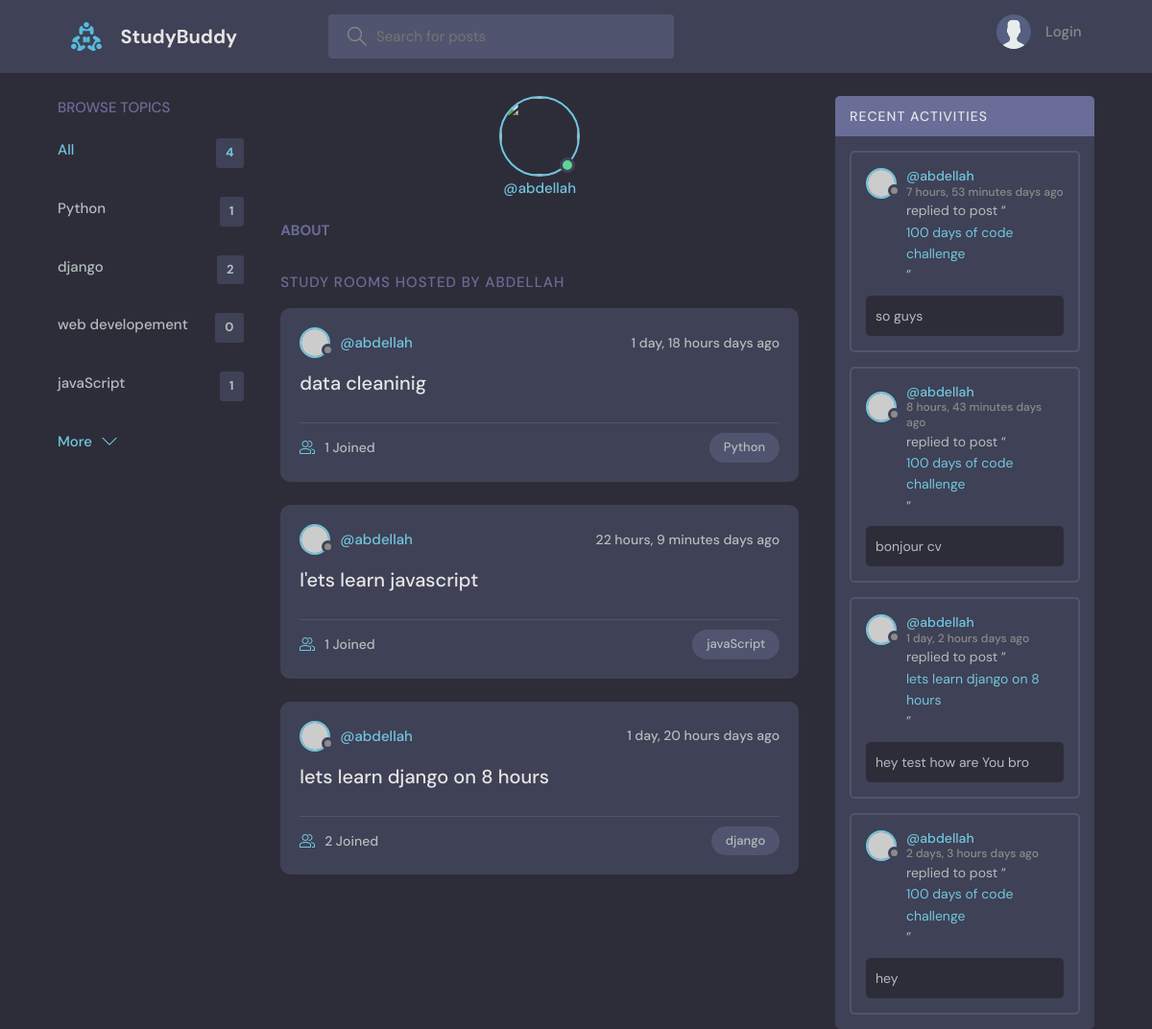
Page /profile/1/ on the earlier database version.
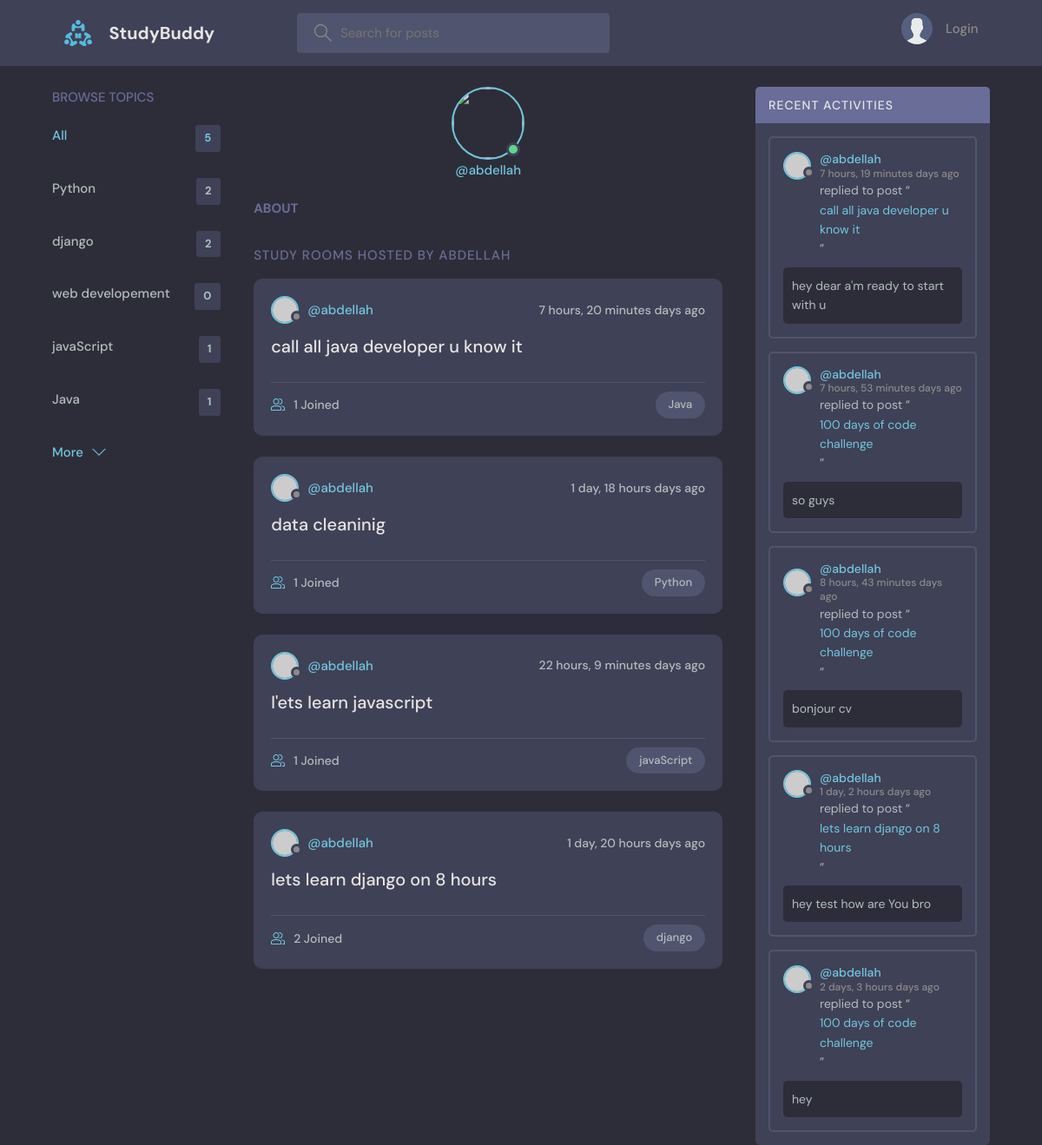
Same page on the later database version.
### base/models.py (models this page shows, shortened)
class Topic(models.Model):
    name = models.CharField(max_length=200)

class Room(models.Model):
    host = models.ForeignKey(User, on_delete=models.SET_NULL, null=True)
    topic = models.ForeignKey(Topic, on_delete=models.SET_NULL, null=True)
    name = models.CharField(max_length=200)
    description = models.TextField(null=True, blank=True)
    participants=models.ManyToManyField(User,related_name='participants',blank=True)
    updated = models.DateTimeField(auto_now=True)
    created = models.DateTimeField(auto_now_add=True)
    class Meta:
        ordering = ['-updated', '-created']
    def __str__(self):
        return self.name

class Message(models.Model):
    user = models.ForeignKey(User, on_delete=models.CASCADE)
    room = models.ForeignKey(Room, on_delete=models.CASCADE)
    body = models.TextField()
    updated = models.DateTimeField(auto_now=True)
    created = models.DateTimeField(auto_now_add=True)
    class Meta:
        ordering = ['-updated', '-created']

### base/views.py (the view)
# urls.py: path('profile/<str:pk>/', views.userProfile, name="user-profile"),
def userProfile(request, pk):
    user = User.objects.get(id=pk)
    rooms = user.room_set.all()
    room_message = user.message_set.all()
    topics = Topic.objects.all()
    context = {
        'user': user,
        'rooms': rooms,
        'room_message': room_message,
        'topics': topics,
    }
    return render(request, 'profile.html', context)

### base/templates/profile.html (shortened to what this page needs)
{% extends 'base.html' %}
{% block content %}
<main class="profile-page layout layout--3">
  <div class="container">
    {% include 'topics_component.html' %}
    <div class="roomList">
      <div class="profile">
        <div class="profile__avatar">
          <div class="avatar avatar--large active">
            <img src="{{user.avatar.url}}" />
          </div>
        </div>
        <div class="profile__info">
          <p>@{{user.username}}</p>
        </div>
        <div class="profile__about">
          <h3>About</h3>
        </div>
      </div>
      <div class="roomList__header">
        <div>
          <h2>Study Rooms Hosted by {{user.username}}</a>
          </h2>
        </div>
      </div>
      {% include 'feed_component.html' %}
    </div>
        {% include 'activity_component.html'%}
  </div>
</main>
{% endblock content %}

### templates/base.html (shortened to what this page needs)
{% load static %}
<html lang="en">
<head>
    <link rel="stylesheet" href="{% static 'css/style.css' %}" />
</head>
<body>
    {% include 'navbar.html' %}
    {% block content %}
    {% endblock %}
</body>
</html>

### templates/navbar.html (shortened to what this page needs)
{% load static %}
<header class="header header--loggedIn">
    <div class="container">
        <a href="{% url 'home' %}" class="header__logo">
            <img src="{% static 'images/logo.svg' %}" />
            <h1>StudyBuddy</h1>
        </a>
        <form class="header__search" method="GET" action="{% url 'home' %}">
            <label>
                <input name="q" placeholder="Search for posts" />
            </label>
        </form>
        <nav class="header__menu">
            {% if request.user.is_authenticated %}
            <div class="header__user">
                <a href="">
                    <div class="avatar avatar--medium active">
                        <img src="{{request.user.avatar.url}}" />
                    </div>
                    <p>{{request.user.username}} <span>@{{request.user.username}}</span></p>
                </a>
                <button class="dropdown-button">
                    <svg version="1.1" xmlns="http://www.w3.org/2000/svg" width="32" height="32" viewBox="0 0 32 32">
                        <title>chevron-down</title>
                        <path d="M16 21l-13-13h-3l16 16 16-16h-3l-13 13z"></path>
                    </svg>
                </button>
            </div>
            {% else %}
            <a href="{% url 'login' %}">
                <img src="{% static 'images/avatar.svg'%}" />
                <p>Login</p>
            </a>
            {% endif %}
        </nav>
    </div>
</header>

### base/templates/topics_component.html
        <div class="topics">
          <div class="topics__header">
            <h2>Browse Topics</h2>
          </div>
          <ul class="topics__list">
            <li>
              <a href="/" class="active">All <span>{{topics.count}}</span></a>
            </li>
              {% for topic in topics %}
            <li>
            <a href="{% url 'home'%}?q={{topic.name}}">{{topic.name}} <span>{{topic.room_set.all.count}}</span></a>
            </li>
              {%endfor%}
          </ul>
          <a class="btn btn--link" href="topics.html">
            More
            <svg version="1.1" xmlns="http://www.w3.org/2000/svg" width="32" height="32" viewBox="0 0 32 32">
              <title>chevron-down</title>
              <path d="M16 21l-13-13h-3l16 16 16-16h-3l-13 13z"></path>
            </svg>
          </a>
        </div>

### base/templates/feed_component.html (shortened to what this page needs)
{% for room in rooms %}
 <div class="roomListRoom">
            <div class="roomListRoom__header">
              <a href="{% url 'user-profile' room.host.id%}" class="roomListRoom__author">
                <div class="avatar avatar--small">
                  <img src="https://randomuser.me/api/portraits/women/11.jpg" />
                </div>
                <span>@{{room.host.username}}</span>
              </a>
              <div class="roomListRoom__actions">
                <span>{{room.created|timesince}} days ago</span>
              </div>
            </div>
            <div class="roomListRoom__content">
              <a href="{% url 'room' room.id%}">{{room.name}}</a>
            </div>
            <div class="roomListRoom__meta">
              <a href="{% url 'room' room.id%}" class="roomListRoom__joined">
                {{room.participants.all.count}} Joined
              </a>
              <p class="roomListRoom__topic">{{room.topic.name}}</p>
            </div>
          </div>
{%endfor%}

### base/templates/activity_component.html (shortened to what this page needs)
        <div class="activities">
          <div class="activities__header">
            <h2>Recent Activities</h2>
          </div>
            {%for message in room_message %}
                  <div class="activities__box">
                    <div class="activities__boxHeader roomListRoom__header">
                      <a href="{% url 'user-profile' message.user.id%}" class="roomListRoom__author">
                        <div class="avatar avatar--small">
                          <img src="https://randomuser.me/api/portraits/women/11.jpg" />
                        </div>
                        <p>
                          @{{message.user}}
                          <span> {{message.created |timesince}} days ago</span>
                        </p>
                      </a>
                    </div>
                    <div class="activities__boxContent">
                      <p>replied to post “<a href="{% url 'user-profile' message.user.id%}">{{message.room}}</a>”</p>
                      <div class="activities__boxRoomContent">
                          {{message.body}}
                      </div>
                    </div>
                  </div>
            {%endfor%}
        </div>

Differences in the rows shown:
computed for Topic "Python": room_set.all.count "1" → "2"
added Topic: name "Java", room_set.all.count "1"
added Room: host.username "abdellah", created "7 hours, 20 minutes", name "call all java developer u know it", participants.all.count "1", topic.name "Java"
added Message: user "abdellah", created "7 hours, 19 minutes", room "call all java developer u know it", body "hey dear a'm ready to start with u"
Other differences:
{{ topics.count }}: "4" → "5"
